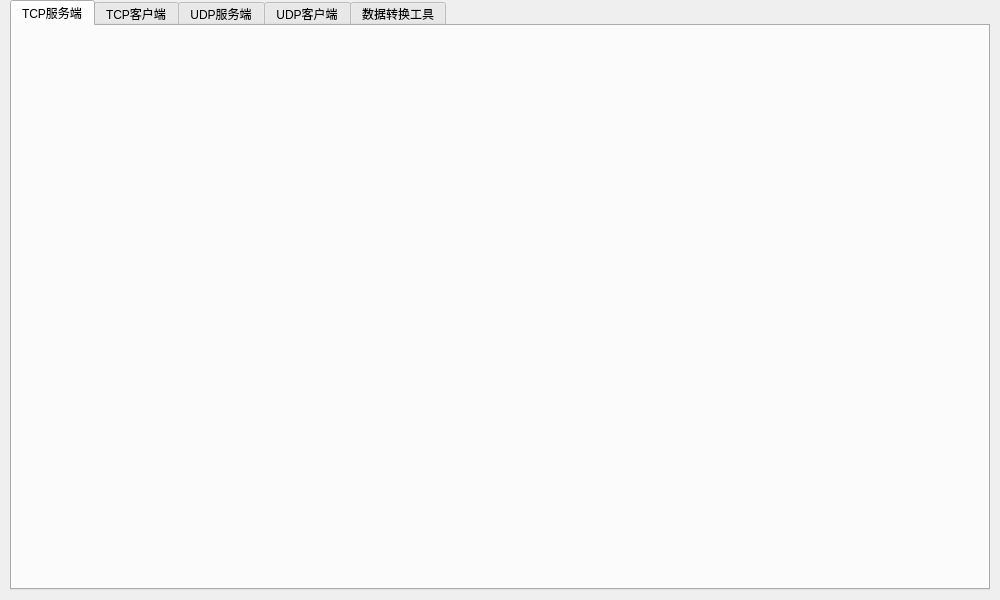
<?xml version="1.0" encoding="UTF-8"?>
<ui version="4.0">
 <class>Widget</class>
 <widget class="QWidget" name="Widget">
  <property name="geometry">
   <rect>
    <x>0</x>
    <y>0</y>
    <width>1000</width>
    <height>600</height>
   </rect>
  </property>
  <property name="windowTitle">
   <string>TCP/UDP协议网络助手 v1.0</string>
  </property>
  <property name="windowIcon">
   <iconset resource="images.qrc">
    <normaloff>:/icons/image/NetPilotLogo.ico</normaloff>:/icons/image/NetPilotLogo.ico</iconset>
  </property>
  <widget class="QTabWidget" name="tabWidget">
   <property name="geometry">
    <rect>
     <x>10</x>
     <y>0</y>
     <width>980</width>
     <height>590</height>
    </rect>
   </property>
   <property name="sizePolicy">
    <sizepolicy hsizetype="Expanding" vsizetype="Expanding">
     <horstretch>0</horstretch>
     <verstretch>0</verstretch>
    </sizepolicy>
   </property>
   <property name="cursor">
    <cursorShape>ArrowCursor</cursorShape>
   </property>
   <property name="currentIndex">
    <number>0</number>
   </property>
   <property name="iconSize">
    <size>
     <width>24</width>
     <height>24</height>
    </size>
   </property>
   <widget class="FormTcpServer" name="tab_TCPServer">
    <attribute name="icon">
     <iconset resource="images.qrc">
      <normaloff>:/icons/image/tcpserver.ico</normaloff>:/icons/image/tcpserver.ico</iconset>
    </attribute>
    <attribute name="title">
     <string>TCP服务端</string>
    </attribute>
   </widget>
   <widget class="FormTcpClient" name="tab_TCPClient">
    <attribute name="icon">
     <iconset resource="images.qrc">
      <normaloff>:/icons/image/tcpclient.ico</normaloff>:/icons/image/tcpclient.ico</iconset>
    </attribute>
    <attribute name="title">
     <string>TCP客户端</string>
    </attribute>
   </widget>
   <widget class="FormUdpServer" name="tab_UDPServer">
    <attribute name="icon">
     <iconset resource="images.qrc">
      <normaloff>:/icons/image/udpserver.ico</normaloff>:/icons/image/udpserver.ico</iconset>
    </attribute>
    <attribute name="title">
     <string>UDP服务端</string>
    </attribute>
   </widget>
   <widget class="FormUdpClient" name="tab_UDPClient">
    <attribute name="icon">
     <iconset resource="images.qrc">
      <normaloff>:/icons/image/udpclient.ico</normaloff>:/icons/image/udpclient.ico</iconset>
    </attribute>
    <attribute name="title">
     <string>UDP客户端</string>
    </attribute>
   </widget>
   <widget class="QWidget" name="tab_DataExchange">
    <attribute name="icon">
     <iconset resource="images.qrc">
      <normaloff>:/icons/image/dataconvert.ico</normaloff>:/icons/image/dataconvert.ico</iconset>
    </attribute>
    <attribute name="title">
     <string>数据转换工具</string>
    </attribute>
   </widget>
  </widget>
 </widget>
 <customwidgets>
  <customwidget>
   <class>FormTcpServer</class>
   <extends>QWidget</extends>
   <header>formtcpserver.h</header>
   <container>1</container>
  </customwidget>
  <customwidget>
   <class>FormTcpClient</class>
   <extends>QWidget</extends>
   <header>formtcpclient.h</header>
   <container>1</container>
  </customwidget>
  <customwidget>
   <class>FormUdpServer</class>
   <extends>QWidget</extends>
   <header>formudpserver.h</header>
   <container>1</container>
  </customwidget>
  <customwidget>
   <class>FormUdpClient</class>
   <extends>QWidget</extends>
   <header>formudpclient.h</header>
   <container>1</container>
  </customwidget>
 </customwidgets>
 <resources>
  <include location="images.qrc"/>
 </resources>
 <connections/>
</ui>
